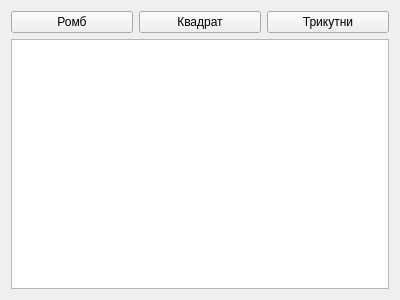
<?xml version="1.0" encoding="UTF-8"?>
<ui version="4.0">
 <class>MainWindow</class>
 <widget class="QMainWindow" name="MainWindow">
  <property name="geometry">
   <rect>
    <x>0</x>
    <y>0</y>
    <width>400</width>
    <height>300</height>
   </rect>
  </property>
  <property name="windowTitle">
   <string>MainWindow</string>
  </property>
  <widget class="QWidget" name="centralWidget">
   <layout class="QGridLayout" name="gridLayout">
    <item row="1" column="0" colspan="3">
     <widget class="QGraphicsView" name="graphicsView"/>
    </item>
    <item row="0" column="0">
     <widget class="QPushButton" name="pushButton">
      <property name="text">
       <string>Ромб</string>
      </property>
     </widget>
    </item>
    <item row="0" column="2">
     <widget class="QPushButton" name="pushButton_3">
      <property name="text">
       <string>Трикутни</string>
      </property>
     </widget>
    </item>
    <item row="0" column="1">
     <widget class="QPushButton" name="pushButton_2">
      <property name="text">
       <string>Квадрат</string>
      </property>
     </widget>
    </item>
   </layout>
  </widget>
  <widget class="QMenuBar" name="menuBar">
   <property name="geometry">
    <rect>
     <x>0</x>
     <y>0</y>
     <width>400</width>
     <height>21</height>
    </rect>
   </property>
  </widget>
 </widget>
 <layoutdefault spacing="6" margin="11"/>
 <resources/>
 <connections/>
</ui>
